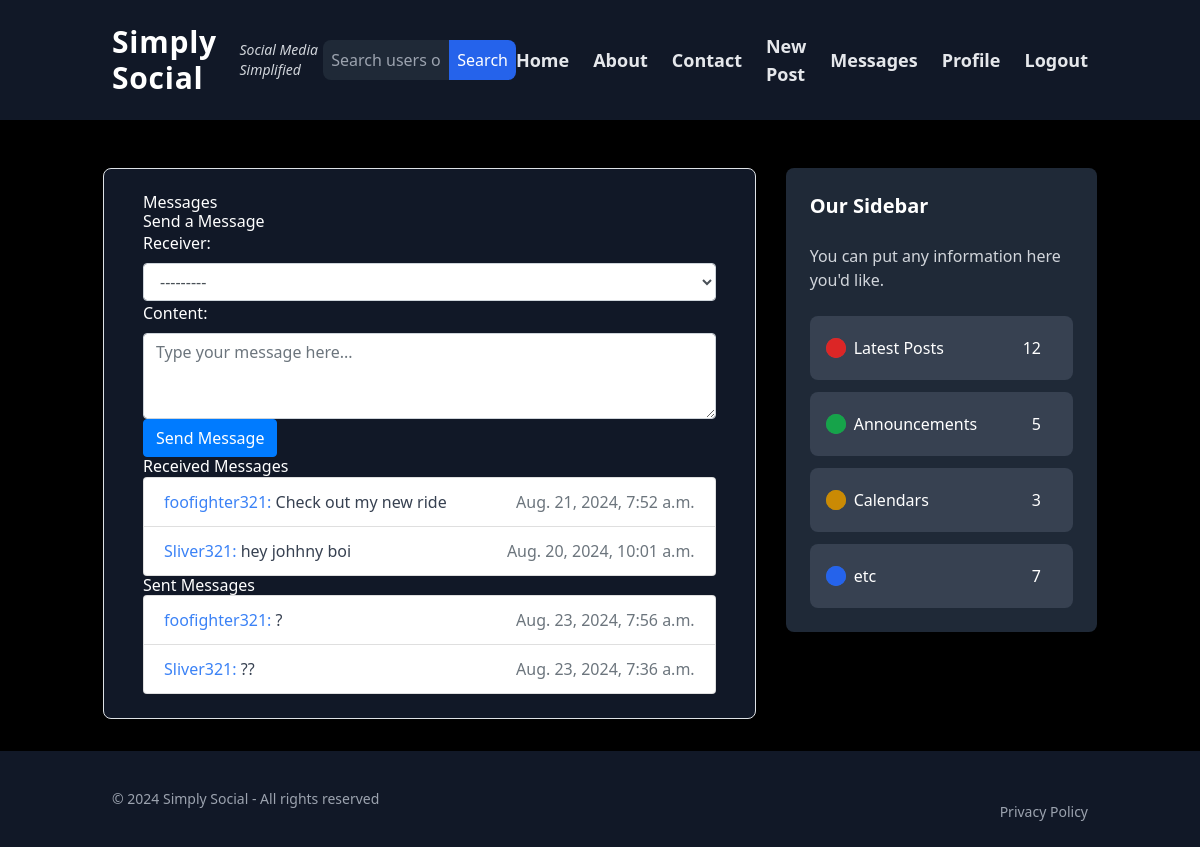
/home/messages/ (signed in), run on an earlier commit of the app's database.
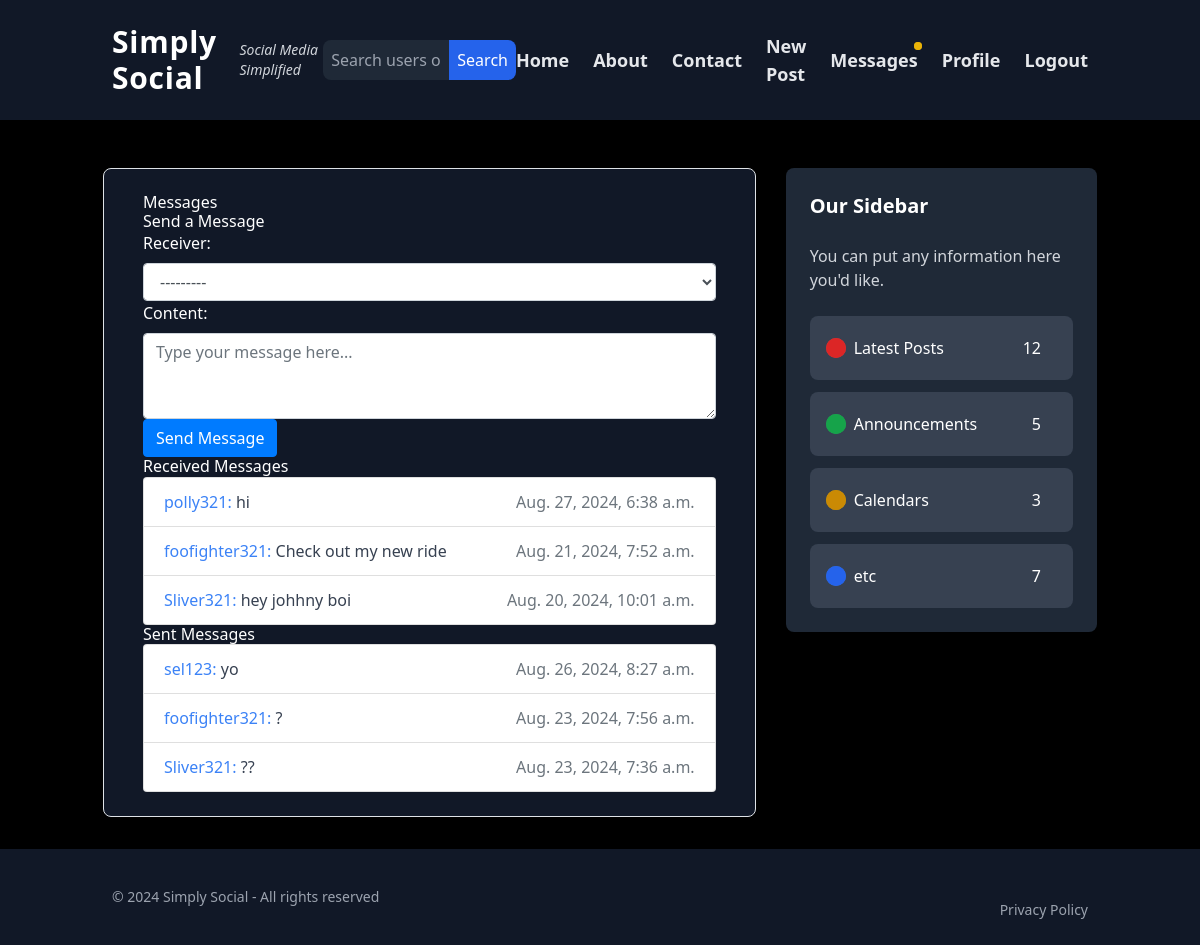
And on a later commit of the database.
### blog/models.py (models this page shows, shortened)
class Message(models.Model):
    sender = models.ForeignKey(User, related_name='sent_messages', on_delete=models.CASCADE)
    receiver = models.ForeignKey(User, related_name='received_messages', on_delete=models.CASCADE)
    content = models.TextField()
    timestamp = models.DateTimeField(auto_now_add=True)
    key = models.CharField(max_length=44, blank=True, null=True)  # Adjusted length to match Fernet key size
    read = models.BooleanField(default=False)
    class Meta:
        ordering = ['-timestamp']

### blog/views.py (the view)
# urls.py: path('home/messages/', views.message_list, name='message-list'),
@login_required
def message_list(request):
    if request.method == 'POST':
        form = MessageForm(request.POST, user=request.user)
        if form.is_valid():
            message = form.save(commit=False)
            message.sender = request.user
            message.save()
            messages.success(request, "Message sent successfully!")
            return redirect('message-list')  # Redirect to avoid resubmission of form
    else:
        form = MessageForm(user=request.user)
    latest_received_messages = Message.objects.filter(receiver=request.user).values('sender').annotate(last_message=Max('timestamp')).order_by('-last_message')
    received_messages = Message.objects.filter(receiver=request.user, timestamp__in=[msg['last_message'] for msg in latest_received_messages])
    latest_sent_messages = Message.objects.filter(sender=request.user).values('receiver').annotate(last_message=Max('timestamp')).order_by('-last_message')
    sent_messages = Message.objects.filter(sender=request.user, timestamp__in=[msg['last_message'] for msg in latest_sent_messages])
    for message in received_messages:
        message.decrypted_content = decrypt_message_content(message, request.user)
    for message in sent_messages:
        message.decrypted_content = decrypt_message_content(message, request.user)
    received_paginator = Paginator(received_messages, 4)  # Show 4 messages per page
    received_page_number = request.GET.get('received_page')
    received_page_obj = received_paginator.get_page(received_page_number)
    sent_paginator = Paginator(sent_messages, 4)  # Show 5 messages per page
    sent_page_number = request.GET.get('sent_page')
    sent_page_obj = sent_paginator.get_page(sent_page_number)
    return render(request, 'blog/message_list.html', {
        'form': form,
        'received_messages': received_page_obj,
        'sent_messages': sent_page_obj,
        'received_page_obj': received_page_obj,
        'sent_page_obj': sent_page_obj,
    })

### blog/forms.py
class MessageForm(forms.ModelForm):
    class Meta:
        model = Message
        fields = ['receiver', 'content']
        widgets = {
            'receiver': forms.Select(attrs={'class': 'form-control'}),
            'content': forms.Textarea(attrs={'class': 'form-control', 'rows': 3, 'placeholder': 'Type your message here...'})
        }
    def __init__(self, *args, **kwargs):
        user = kwargs.pop('user',None)
        super(MessageForm, self).__init__(*args, **kwargs)
        if user:
            self.fields['receiver'].queryset = User.objects.filter(profile__followers=user)

### blog/views.py (called while the page is built)
def decrypt_message_content(message, user):
    try:
        cipher_suite = Fernet(message.key.encode('utf-8'))
        decrypted_content = cipher_suite.decrypt(message.content.encode('utf-8')).decode('utf-8')
        return decrypted_content
    except InvalidToken:
        return "Decryption failed: Invalid token."
    except Exception as e:
        return f"Decryption error: {str(e)}"

def base_context(request):
    context = {}
    if request.user.is_authenticated:
        context['has_unread_messages'] = Message.objects.filter(receiver=request.user, read=False).exists()
    return context

### blog/templates/blog/message_list.html (shortened to what this page needs)
{% extends "blog/base.html" %}
{% block content %}
  <div class="container">
    <h2>Messages</h2>
    <h3>Send a Message</h3>
    <form method="post">
      {{ form.as_p }}
      <button type="submit" class="btn btn-primary">Send Message</button>
    </form>
    <h3>Received Messages</h3>
    <ul class="list-group">
      {% for message in received_messages %}
        <li class="list-group-item">
            <a class="text-blue-500" href="{% url 'conversation-view' message.sender.username %}">{{ message.sender.username }}:</a> <span class="text-gray-700">{{ message.decrypted_content }}</span>
          <span class="float-right text-muted">{{ message.timestamp }}</span>
        </li>
      {% empty %}
        <li class="list-group-item text-gray-700">No messages received.</li>
      {% endfor %}
    </ul>
    <h3>Sent Messages</h3>
    <ul class="list-group">
      {% for message in sent_messages %}
        <li class="list-group-item">
            <a class="text-blue-500" href="{% url 'conversation-view' message.receiver.username %}">{{ message.receiver.username }}:</a> <span class="text-gray-700">{{ message.decrypted_content }}</span>
          <span class="float-right text-muted">{{ message.timestamp }}</span>
        </li>
      {% empty %}
        <li class="list-group-item text-gray-700">No messages sent.</li>
      {% endfor %}
    </ul>
  </div>
{% endblock %}

What changed in the data, as far as the page shows it:
added Message: sender.username "polly321", decrypted_content "hi", timestamp "Aug. 27, 2024, 6:38 a.m.", shown under "Received Messages"
added Message: receiver.username "sel123", decrypted_content "yo", timestamp "Aug. 26, 2024, 8:27 a.m.", shown under "Sent Messages"
